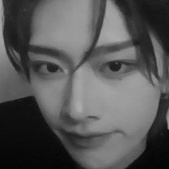
#> input picture FacialRecognitionProject/dataset/User.1.104.jpg, 169 x 169 px; its folder holds 4 pictures in this run
$ python trainer.py
#> lines starting #> are read from the running program, lines starting #| are printed output that depends on the picture
import cv2
import numpy as np
from PIL import Image
import os
# DELETE/COMMENT OUT: PROTO_PATH, MODEL_PATH, detector, CONFIDENCE_THRESHOLD

path = "FacialRecognitionProject/dataset"
BATCH_SIZE = 75
recognizer = cv2.face.LBPHFaceRecognizer_create()

def getImagesAndLabels(path):
#> called with path = 'FacialRecognitionProject/dataset'
    imagePaths = [os.path.join(path,f) for f in os.listdir(path)]
    faceSamples = []
    ids = []

    #Simplified Logic: Loop through pre-cropped images
    for imagePath in imagePaths:
        # Load the image directly as grayscale
        PIL_img = Image.open(imagePath).convert("L")
#> PIL_img is the input picture: PIL image 169x169 L; min 4, max 171, mean 86.7
        PIL_img = PIL_img.resize((60, 60), Image.Resampling.LANCZOS)
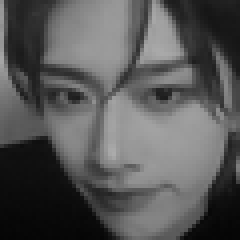
#> PIL_img: PIL image 60x60 L (shown 4 times larger); min 5, max 171, mean 86.7
        img_numpy = np.array(PIL_img, "uint8")


        # Check if the image array is empty
        if img_numpy.size == 0 or img_numpy.shape[0] < 1 or img_numpy.shape[1] < 1:
            print(f"Skipping empty or invalid image file: {imagePath}")
            continue

        # 2. Extract the ID from the filename
        try:
            id = int(os.path.split(imagePath)[-1].split(".")[1])
        except (IndexError, ValueError):
            print(f"Skipping file with invalid name format: {imagePath}")
            continue

        # 3. Add the loaded image directly to the samples
        faceSamples.append(img_numpy)
        ids.append(id)
#> pass 2 of the loop in getImagesAndLabels, `for imagePath in imagePaths:`:
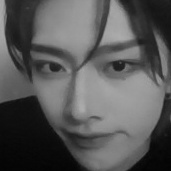
#> input picture FacialRecognitionProject/dataset/User.1.105.jpg, 171 x 171 px
#> in getImagesAndLabels, PIL_img is the input picture: PIL image 171x171 L; min 3, max 172, mean 87.7
#> in getImagesAndLabels, `PIL_img = PIL_img.resize((60, 60), Image.Resampling.LANCZOS)`:
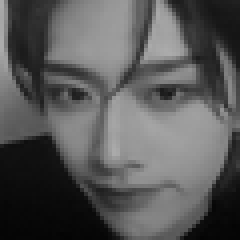
#> PIL_img: PIL image 60x60 L (shown 4 times larger); min 4, max 171, mean 87.7
#> pass 3 of the loop in getImagesAndLabels, `for imagePath in imagePaths:`:
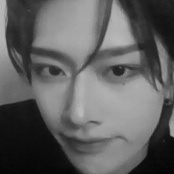
#> input picture FacialRecognitionProject/dataset/User.1.119.jpg, 174 x 174 px
#> in getImagesAndLabels, PIL_img is the input picture: PIL image 174x174 L; min 4, max 186, mean 96.2
#> in getImagesAndLabels, `PIL_img = PIL_img.resize((60, 60), Image.Resampling.LANCZOS)`:
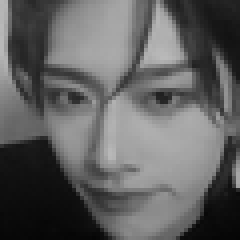
#> PIL_img: PIL image 60x60 L (shown 4 times larger); min 5, max 185, mean 96.2
#> the loop made 4 passes; the first 3 are shown

    return faceSamples, ids

print("\n [INFO] Training faces. It will take a few seconds. Wait...")
faces,ids = getImagesAndLabels(path)

# Add a final check to ensure lists are not empty, in case all files were invalid
if len(faces) == 0:
    print("\n [FATAL ERROR] No valid face samples found in the dataset folder. Check path and file contents.")
else:
    total_samples = len(faces)
    print(f"\n [INFO] Total samples loaded: {total_samples}")
    print(f" [INFO] Training using batches of size: {BATCH_SIZE}")
    is_first_batch = True
    for i in range(0,total_samples, BATCH_SIZE):
        start_index = i
        end_index = min(i+ BATCH_SIZE, total_samples)
        #extract current batch data
        batch_faces = faces[start_index:end_index]
        batch_ids = np.array(ids[start_index:end_index])
        if len(batch_faces) == 0:
            continue
        print(f" [INFO] Processing batch from index {start_index} to {end_index-1}...")
        if is_first_batch:
            #1 use .train() for first batch to init model
            recognizer.train(batch_faces,batch_ids)
            is_first_batch = False
            print(" [INFO] Initial training completed.")
        else:
            #2 use .update() for subsequent to incrementally refine model
            recognizer.update(batch_faces,batch_ids)
            print(" [INFO] Model updated successfully.")

    recognizer.write("trainer.yml")
    print("\n [INFO] Training complete. Model saved to trainer.yml")
    print("\n [INFO] {0} faces trained. Exiting Program".format(len(np.unique(ids))))
